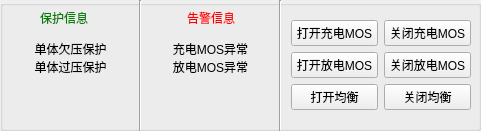
     <widget class="QGroupBox" name="groupBox_5">
      <property name="geometry">
       <rect>
        <x>320</x>
        <y>180</y>
        <width>481</width>
        <height>131</height>
       </rect>
      </property>
      <property name="title">
       <string/>
      </property>
      <widget class="Line" name="line">
       <property name="geometry">
        <rect>
         <x>130</x>
         <y>0</y>
         <width>20</width>
         <height>131</height>
        </rect>
       </property>
       <property name="orientation">
        <enum>Qt::Vertical</enum>
       </property>
      </widget>
      <widget class="QLabel" name="label_109">
       <property name="geometry">
        <rect>
         <x>40</x>
         <y>10</y>
         <width>51</width>
         <height>16</height>
        </rect>
       </property>
       <property name="styleSheet">
        <string notr="true">color: green;</string>
       </property>
       <property name="text">
        <string>保护信息</string>
       </property>
      </widget>
      <widget class="QLabel" name="label_110">
       <property name="geometry">
        <rect>
         <x>187</x>
         <y>10</y>
         <width>51</width>
         <height>16</height>
        </rect>
       </property>
       <property name="styleSheet">
        <string notr="true">color: red;</string>
       </property>
       <property name="text">
        <string>告警信息</string>
       </property>
      </widget>
      <widget class="Line" name="line_2">
       <property name="geometry">
        <rect>
         <x>270</x>
         <y>0</y>
         <width>20</width>
         <height>131</height>
        </rect>
       </property>
       <property name="orientation">
        <enum>Qt::Vertical</enum>
       </property>
      </widget>
      <widget class="QLabel" name="protectInfoLabel">
       <property name="geometry">
        <rect>
         <x>10</x>
         <y>40</y>
         <width>121</width>
         <height>71</height>
        </rect>
       </property>
       <property name="text">
        <string>单体欠压保护
单体过压保护</string>
       </property>
       <property name="alignment">
        <set>Qt::AlignHCenter|Qt::AlignTop</set>
       </property>
       <property name="wordWrap">
        <bool>false</bool>
       </property>
      </widget>
      <widget class="QLabel" name="warningInfoLabel">
       <property name="geometry">
        <rect>
         <x>150</x>
         <y>40</y>
         <width>121</width>
         <height>71</height>
        </rect>
       </property>
       <property name="text">
        <string>充电MOS异常
放电MOS异常</string>
       </property>
       <property name="alignment">
        <set>Qt::AlignHCenter|Qt::AlignTop</set>
       </property>
       <property name="wordWrap">
        <bool>false</bool>
       </property>
      </widget>
      <widget class="QWidget" name="layoutWidget5">
       <property name="geometry">
        <rect>
         <x>291</x>
         <y>20</y>
         <width>180</width>
         <height>92</height>
        </rect>
       </property>
       <layout class="QVBoxLayout" name="verticalLayout_3">
        <item>
         <layout class="QHBoxLayout" name="horizontalLayout_11">
          <item>
           <widget class="QPushButton" name="openChargeMosButton">
            <property name="text">
             <string>打开充电MOS</string>
            </property>
           </widget>
          </item>
          <item>
           <widget class="QPushButton" name="closeChargeMosButton">
            <property name="text">
             <string>关闭充电MOS</string>
            </property>
           </widget>
          </item>
         </layout>
        </item>
        <item>
         <layout class="QHBoxLayout" name="horizontalLayout_12">
          <item>
           <widget class="QPushButton" name="openFangdianMosButton">
            <property name="text">
             <string>打开放电MOS</string>
            </property>
           </widget>
          </item>
          <item>
           <widget class="QPushButton" name="closeFangdianMosButton">
            <property name="text">
             <string>关闭放电MOS</string>
            </property>
           </widget>
          </item>
         </layout>
        </item>
        <item>
         <layout class="QHBoxLayout" name="horizontalLayout_13">
          <item>
           <widget class="QPushButton" name="openJunhengButton">
            <property name="text">
             <string>打开均衡</string>
            </property>
           </widget>
          </item>
          <item>
           <widget class="QPushButton" name="closeJunhengButton">
            <property name="text">
             <string>关闭均衡</string>
            </property>
           </widget>
          </item>
         </layout>
        </item>
       </layout>
      </widget>
     </widget>
